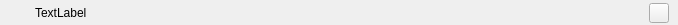
<?xml version="1.0" encoding="UTF-8"?>
<ui version="4.0">
 <class>Form</class>
 <widget class="QWidget" name="Form">
  <property name="geometry">
   <rect>
    <x>0</x>
    <y>0</y>
    <width>678</width>
    <height>25</height>
   </rect>
  </property>
  <property name="windowTitle">
   <string>Form</string>
  </property>
  <layout class="QVBoxLayout" name="verticalLayout">
   <property name="spacing">
    <number>0</number>
   </property>
   <property name="leftMargin">
    <number>0</number>
   </property>
   <property name="topMargin">
    <number>0</number>
   </property>
   <property name="rightMargin">
    <number>0</number>
   </property>
   <property name="bottomMargin">
    <number>0</number>
   </property>
   <item>
    <widget class="QWidget" name="widget" native="true">
     <layout class="QHBoxLayout" name="horizontalLayout">
      <property name="spacing">
       <number>2</number>
      </property>
      <property name="leftMargin">
       <number>6</number>
      </property>
      <property name="topMargin">
       <number>1</number>
      </property>
      <property name="bottomMargin">
       <number>0</number>
      </property>
      <item>
       <widget class="QLabel" name="label">
        <property name="minimumSize">
         <size>
          <width>20</width>
          <height>20</height>
         </size>
        </property>
        <property name="maximumSize">
         <size>
          <width>20</width>
          <height>20</height>
         </size>
        </property>
        <property name="text">
         <string/>
        </property>
        <property name="alignment">
         <set>Qt::AlignmentFlag::AlignCenter</set>
        </property>
       </widget>
      </item>
      <item>
       <widget class="QLabel" name="label_3">
        <property name="minimumSize">
         <size>
          <width>5</width>
          <height>20</height>
         </size>
        </property>
        <property name="maximumSize">
         <size>
          <width>5</width>
          <height>20</height>
         </size>
        </property>
        <property name="text">
         <string/>
        </property>
       </widget>
      </item>
      <item>
       <widget class="QLabel" name="label_2">
        <property name="minimumSize">
         <size>
          <width>0</width>
          <height>24</height>
         </size>
        </property>
        <property name="maximumSize">
         <size>
          <width>16777215</width>
          <height>24</height>
         </size>
        </property>
        <property name="text">
         <string>TextLabel</string>
        </property>
       </widget>
      </item>
      <item>
       <widget class="QPushButton" name="pushButton_3">
        <property name="minimumSize">
         <size>
          <width>20</width>
          <height>20</height>
         </size>
        </property>
        <property name="maximumSize">
         <size>
          <width>20</width>
          <height>20</height>
         </size>
        </property>
        <property name="cursor">
         <cursorShape>PointingHandCursor</cursorShape>
        </property>
        <property name="text">
         <string/>
        </property>
       </widget>
      </item>
     </layout>
    </widget>
   </item>
  </layout>
 </widget>
 <resources/>
 <connections/>
</ui>
